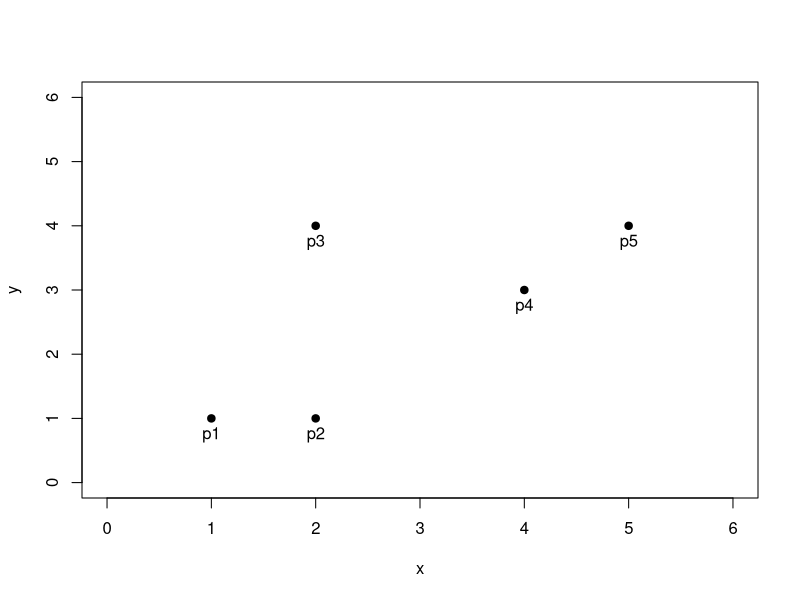
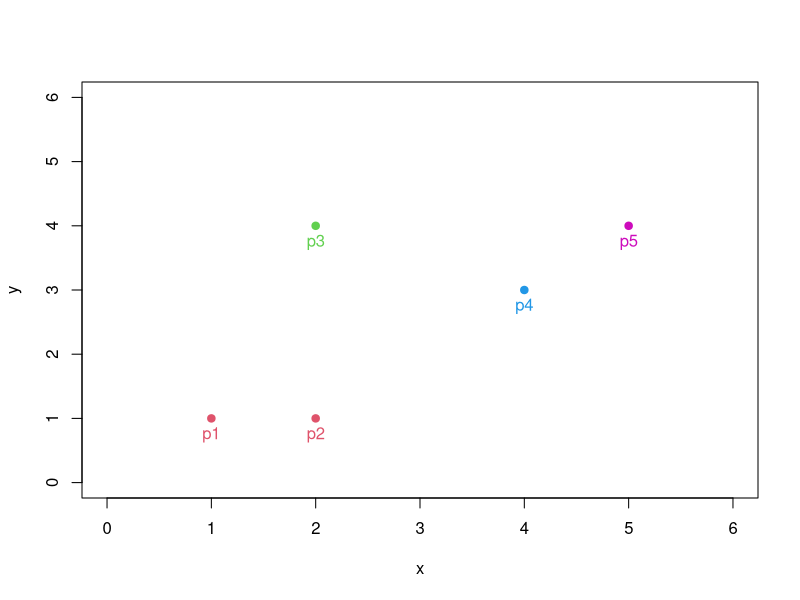
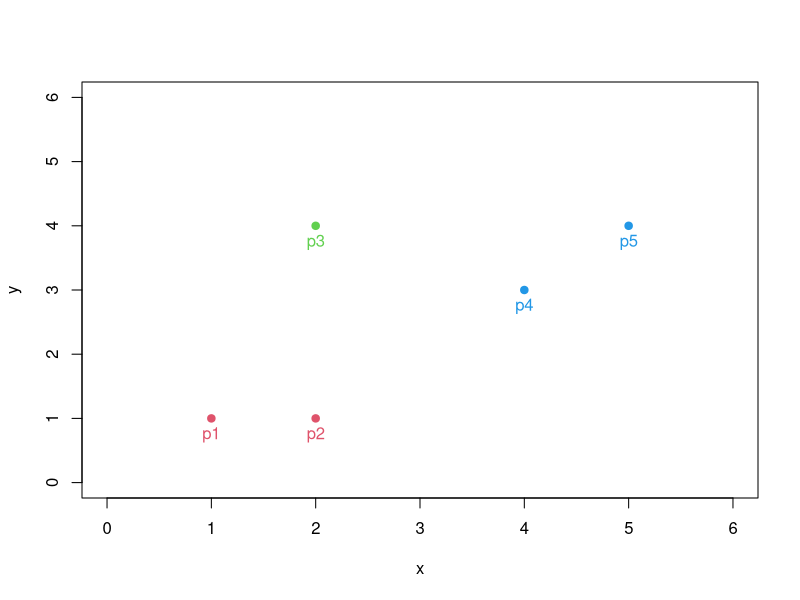
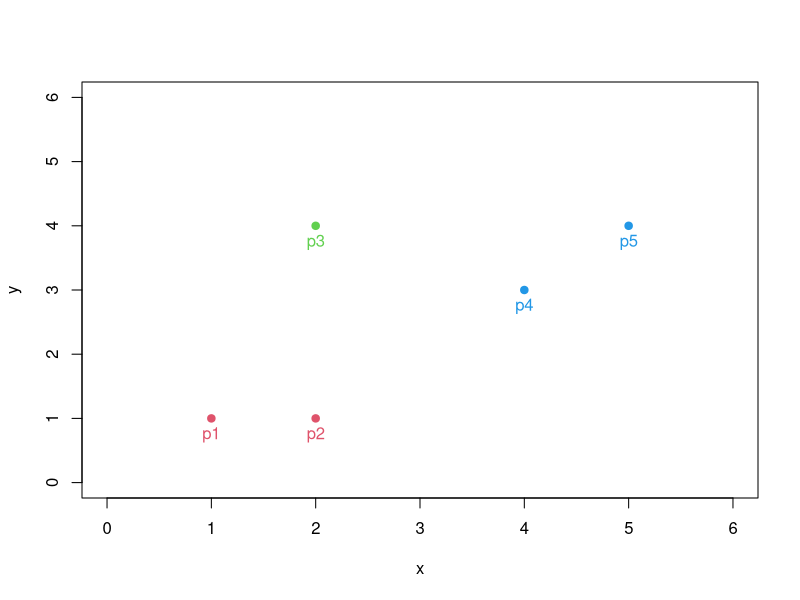

Source code (R) for these figures, in order: (Note: this script raises an error after producing the figures.)
########################################################################################
####--------------- Aggolomerative Hierachical Clustering, "Bottom-up" ------------ ####
########################################################################################

### Single linkage method(Graph based method) => MIN

x <- c(1,2,2,4,5)
y <- c(1,1,4,3,4)

df <- data.frame(cbind(x,y))
df

# scatter plot of df
plot(df, pch=19, xlim=c(0,6), ylim=c(0,6))
text(df[,1], df[,2], labels=paste0("p",1:5), pos=1)

# proximity matrix : squares of euclidian distance matrix for 5 points
d <- dist(df, method="euclidian") # 1 and 2 have minimum distance
d

temp <- as.matrix(d)
temp

diag(temp) <- 999
temp


### [step 1]

# find minimum distance
pos <- which(temp==min(temp))[1]
pos
if (pos %% ncol(temp)!=0){
  c <- pos %/% ncol(temp) + 1
  r <- pos %% ncol(temp)
} else {
  c <- pos %/% ncol(temp)
  r <- ncol(temp)
}
r
c


temp[r,c]

group <- c(2,2,3,4,6)

plot(df, pch=19, xlim=c(0,6), ylim=c(0,6), col=group)
text(df[,1], df[,2], labels=paste0("p",1:5), pos=1, col=group)


# adjusted distance matrix by single linkage method
temp.1 <- temp[-c(r,c),-c(r,c)]
temp.1 <- rbind(temp.1, `12`=0)
temp.1 <- cbind(temp.1, `12`=0)
temp.1

# d[(p1, p2), p3] = min[ d(p1, p3), d(p2, p3)]
min(temp[1,3], temp[2,3])

# d[(p1, p2), p4] = min[ d(p1, p4), d(p2, p4)]
min(temp[1,4], temp[2,4])

# d[(p1, p2), p5] = min[ d(p1, p5), d(p2, p5)]
min(temp[1,5], temp[2,5])


adj_dist <- c()
for (i in setdiff(1:ncol(temp), c(r,c))){
  adj_dist <- c(adj_dist, min(temp[r,i], temp[i,c]))
}
adj_dist <- c(adj_dist, 999)
temp.1[nrow(temp.1), ] <- adj_dist
temp.1[ ,ncol(temp.1)] <- adj_dist
temp.1


### [step 2]
# find minimum distance
pos <- which(temp.1==min(temp.1))[1]
pos
if (pos %% ncol(temp.1)!=0){
  c <- pos %/% ncol(temp.1) + 1
  r <- pos %% ncol(temp.1)
} else {
  c <- pos %/% ncol(temp.1)
  r <- ncol(temp.1)
}
r
c

group <- c(2,2,3,4,4)

plot(df, pch=19, xlim=c(0,6), ylim=c(0,6), col=group)
text(df[,1], df[,2], labels=paste0("p",1:5), pos=1, col=group)


# adjusted distance matrix by single linkage method
temp.2 <- temp.1[-c(r,c),-c(r,c)]
temp.2 <- rbind(temp.2, `45`=0)
temp.2 <- cbind(temp.2, `45`=0)
temp.2

# d[(p1, p2), (p4, p5)] = min[ d{(p1, p2), p4}, d{(p1, p2), p5}]
min(temp.1[4,2], temp[4,3])

# d[(p4, p5), p3] = min[ d(p4, p3), d(p5, p3)]
min(temp.1[2,1], temp.1[3,1])


adj_dist <- c()
for (i in setdiff(1:ncol(temp.1), c(r,c))){
  adj_dist <- c(adj_dist, min(temp[r,i], temp[i,c]))
}
adj_dist <- c(adj_dist, 999)
temp.2[nrow(temp.2), ] <- adj_dist
temp.2[ ,ncol(temp.2)] <- adj_dist
temp.2


### [step 3]
# find minimum distance
pos <- which(temp.2==min(temp.2))[1]
pos
if (pos %% ncol(temp.2)!=0){
  c <- pos %/% ncol(temp.2) + 1
  r <- pos %% ncol(temp.2)
} else {
  c <- pos %/% ncol(temp.2)
  r <- ncol(temp.2)
}
r
c

group <- c(2,2,3,4,4)

plot(df, pch=19, xlim=c(0,6), ylim=c(0,6), col=group)
text(df[,1], df[,2], labels=paste0("p",1:5), pos=1, col=group)



## data loading
data <- read.csv("drug_comp.csv")

## calculate distance matrix
d <- dist(data[,-1], method = "euclidian")
class(d)

## change dist into matrix and choose 5 company to show all data on the screen at once
d_mat <- as.matrix(d)
temp <- d_mat[1:5, 1:5]

rownames(temp) <- data$company[1:5]
colnames(temp) <- data$company[1:5]
temp

## replace diagonal elements to random large number to make calculation easy
diag(temp) <- 9999

## find min distance
pos <- which(temp==min(temp))
pos # 2nd and 6th elment of matrix have min distance (elements are compared by column)

pos[1] %/% nrow(temp) + 1 # 1st row
pos[1] %% nrow(temp)

